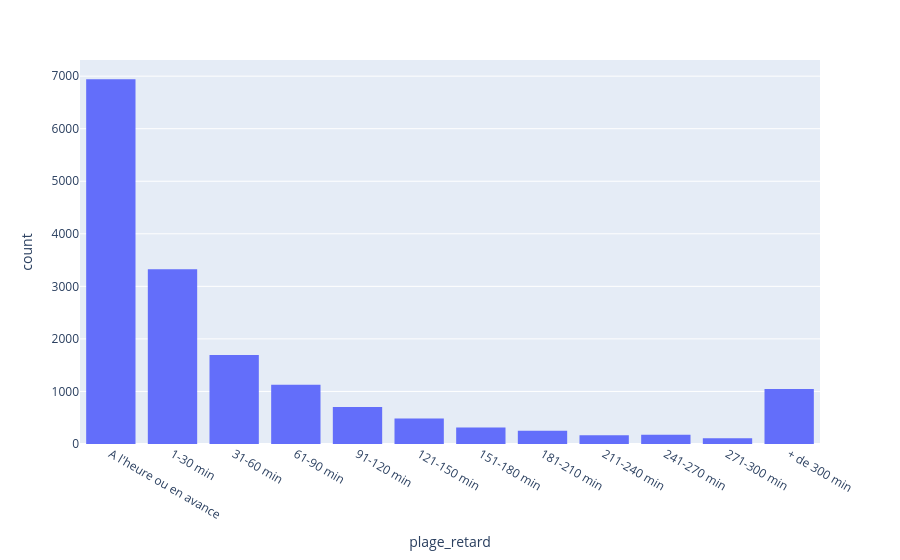

Notebook code for this chart:
### Code cell
bornes = [-float("inf"), 0] + list(range(30, 301, 30)) + [float("inf")]
labels = ["A l'heure ou en avance"] + [f"{a+1}-{a+30} min" for a in range(0, 300, 30)] + ["+ de 300 min"]

plage_retard = pd.cut(df["delay_at_checkout_in_minutes"], bins=bornes, labels=labels).rename("plage_retard")

fig = px.histogram(plage_retard, x="plage_retard", category_orders={"plage_retard": labels})
fig.show()

### Figure 1 — Plotly figure (JSON) as saved in the notebook; plotly's stock layout.template omitted (floating-point values rounded to 4 significant figures; data arrays with more than 128 entries replaced by an {"elided": "..."} marker saying what was removed)
{"data": [{"bingroup": "x", "hovertemplate": "plage_retard=%{x}<br>count=%{y}<extra></extra>", "legendgroup": "", "marker": {"color": "#636efa", "pattern": {"shape": ""}}, "name": "", "orientation": "v", "showlegend": false, "type": "histogram", "x": {"elided": "21310 str values"}, "xaxis": "x", "yaxis": "y"}], "layout": {"barmode": "relative", "legend": {"tracegroupgap": 0}, "margin": {"t": 60}, "xaxis": {"anchor": "y", "categoryarray": ["A l'heure ou en avance", "1-30 min", "31-60 min", "61-90 min", "91-120 min", "121-150 min", "151-180 min", "181-210 min", "211-240 min", "241-270 min", "271-300 min", "+ de 300 min"], "categoryorder": "array", "domain": [0, 1], "title": {"text": "plage_retard"}}, "yaxis": {"anchor": "x", "domain": [0, 1], "title": {"text": "count"}}}}
